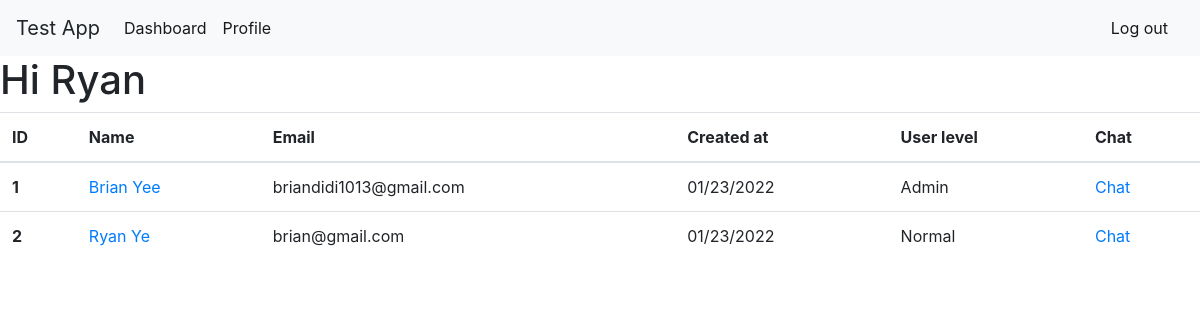
Page /dashboard (signed in) on the committed database.
### user/models.py (models this page shows)
class User(models.Model):
    user_level = models.IntegerField()
    email = models.CharField(max_length=255)
    first_name = models.CharField(max_length=50)
    last_name = models.CharField(max_length=50)
    password = models.CharField(max_length=60)
    description = models.TextField()
    created_at = models.DateTimeField(auto_now_add=True)
    updated_at = models.DateTimeField(auto_now=True)
    objects = UserManager()

### user/views.py (the view)
# urls.py: path('dashboard', views.dashboard),
def dashboard(request):
    context = {
        'account_user': User.objects.get(id=request.session['user_id']),
        'users': User.objects.all()
    }
    return render(request, 'dash.html', context)

### user/templates/dash.html (shortened to what this page needs)
<!DOCTYPE html>
<html>
<head>
    <link rel="stylesheet" href="https://stackpath.bootstrapcdn.com/bootstrap/4.3.1/css/bootstrap.min.css"
>
</head>
<body>
<nav class="navbar navbar-expand-lg navbar-light bg-light">
    <a class="navbar-brand">Test App</a>
    <div class="collapse navbar-collapse" id="navbarSupportedContent">
        <ul class="navbar-nav mr-auto">
            <li class="nav-item active">
                <a class="nav-link" href="/check_admin">Dashboard <span class="sr-only">(current)</span></a>
            </li>
            <li class="nav-item active">
                <a class="nav-link" href="/users/edit">Profile <span class="sr-only">(current)</span></a>
            </li>
        </ul>
        <form class="form-inline my-2 my-lg-0">
            <a class="nav-link" href="/logout"> Log out <span class="sr-only">(current)</span></a>
        </form>
    </div>
</nav>
{% if account_user.user_level > 5 %}
    <div class="heading">
        <h1>Hi Admin {{ account_user.first_name }}</h1>
        <form action="/new" method="POST">
            {% csrf_token %}
            <input type="hidden">
            <button type="submit">Add new</button>
        </form>
    </div>
{% else %}
    <h1>Hi {{ account_user.first_name }}</h1>
{% endif %}
<table class="table">
    <thead>
    <tr>
        <th scope="col">ID</th>
        <th scope="col">Name</th>
        <th scope="col">Email</th>
        <th scope="col">Created at</th>
        <th scope="col">User level</th>
        <th scope="col">Chat</th>
    </tr>
    </thead>
    <tbody>
    {% for user in users %}
        <tr>
            <th scope="row">{{ user.id }}</th>
            <td><a href="/users/show/{{ user.id }}">{{ user.first_name }} {{ user.last_name }}</a></td>
            <td>{{ user.email }}</td>
            <td>{{ user.created_at|date:"SHORT_DATE_FORMAT" }}</td>
            {% if user.user_level > 5 %}
                <td>Admin</td>
            {% else %}
                <td>Normal</td>
            {% endif %}
            <td><a href="/users/{{ account_user.id }}/{{ user.id }}">Chat</a></td>
        </tr>
    {% endfor %}
    </tbody>
</table>
</body>
</html>

### user/templates/dash.html (style rules this page uses)
.nav-link { text-decoration: none; color: rgba(0, 0, 0, .9); }

### rows in the picture
User: first_name "Ryan", id "2", last_name "Ye", email "brian@gmail.com", created_at "01/23/2022", user_level "Normal"
User: id "1", first_name "Brian", last_name "Yee", email "briandidi1013@gmail.com", created_at "01/23/2022", user_level "Admin"
